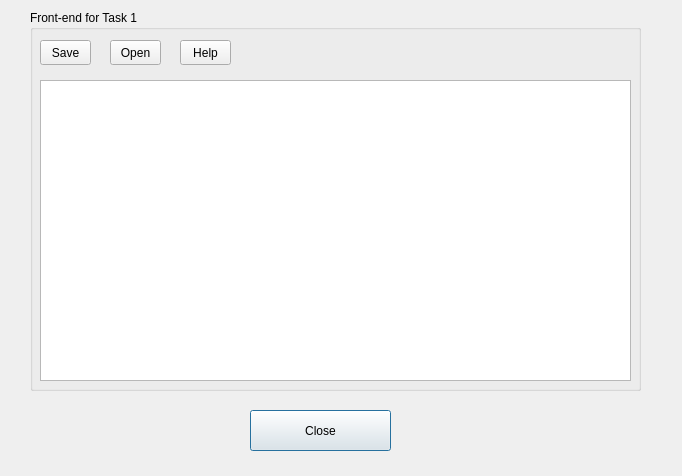
<?xml version="1.0" encoding="UTF-8"?>
<ui version="4.0">
 <class>Task1</class>
 <widget class="QDialog" name="Task1">
  <property name="geometry">
   <rect>
    <x>0</x>
    <y>0</y>
    <width>682</width>
    <height>476</height>
   </rect>
  </property>
  <property name="windowTitle">
   <string>Task 1</string>
  </property>
  <widget class="QGroupBox" name="groupBox">
   <property name="geometry">
    <rect>
     <x>30</x>
     <y>10</y>
     <width>611</width>
     <height>381</height>
    </rect>
   </property>
   <property name="title">
    <string>Front-end for Task 1</string>
   </property>
   <widget class="QToolButton" name="btnSave">
    <property name="geometry">
     <rect>
      <x>10</x>
      <y>30</y>
      <width>51</width>
      <height>25</height>
     </rect>
    </property>
    <property name="toolTip">
     <string>Save text</string>
    </property>
    <property name="text">
     <string>Save</string>
    </property>
   </widget>
   <widget class="QToolButton" name="btnOpen">
    <property name="geometry">
     <rect>
      <x>80</x>
      <y>30</y>
      <width>51</width>
      <height>25</height>
     </rect>
    </property>
    <property name="toolTip">
     <string>Open a text file</string>
    </property>
    <property name="text">
     <string>Open</string>
    </property>
   </widget>
   <widget class="QToolButton" name="btnHelp">
    <property name="geometry">
     <rect>
      <x>150</x>
      <y>30</y>
      <width>51</width>
      <height>25</height>
     </rect>
    </property>
    <property name="toolTip">
     <string>Get help</string>
    </property>
    <property name="text">
     <string>Help</string>
    </property>
   </widget>
   <widget class="QPlainTextEdit" name="plainTextEdit">
    <property name="geometry">
     <rect>
      <x>10</x>
      <y>70</y>
      <width>591</width>
      <height>301</height>
     </rect>
    </property>
   </widget>
  </widget>
  <widget class="QPushButton" name="btnClose">
   <property name="geometry">
    <rect>
     <x>250</x>
     <y>410</y>
     <width>141</width>
     <height>41</height>
    </rect>
   </property>
   <property name="toolTip">
    <string>Close this window</string>
   </property>
   <property name="text">
    <string>Close</string>
   </property>
  </widget>
 </widget>
 <resources/>
 <connections/>
</ui>
